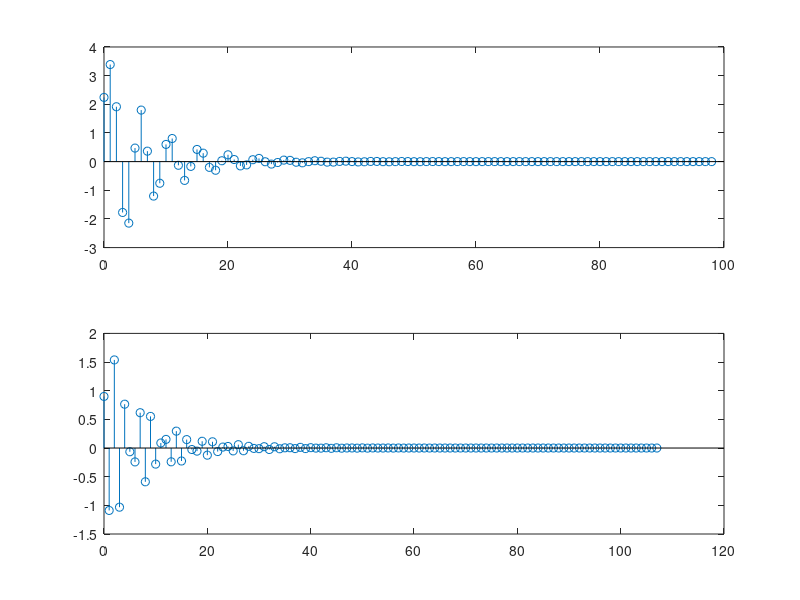

Source code (MATLAB):
clc;
clear;

a1=[1 -0.4 0.75];
b1=[2.2403 2.4908 2.2403];
a2=[1 0.71 -0.46 -0.62];
b2=[0.9 -0.45 0.35 0.002];

[h1,n1]=impz(b1,a1);
[h2,n2]=impz(b2,a2);

subplot(2,1,1)
stem(n1,h1)

subplot(2,1,2)
stem(n2,h2)
